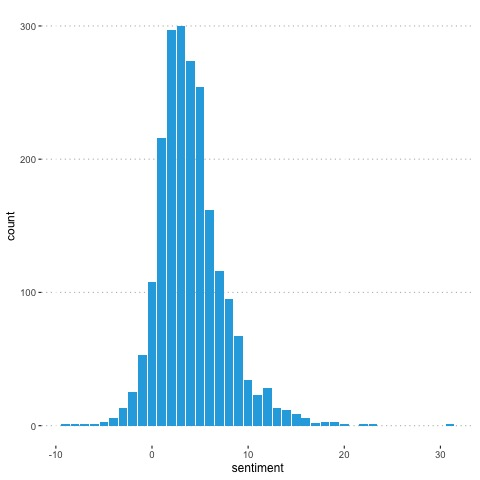

Here is the R script that generated this plot:
library(ggplot2)
library(tidytext)
library(wordcloud)
library(tidyverse)
library(tm)
library(syuzhet)
library(ggpubr)

data <- read.csv("rest1.csv")
h <- tibble(text = str_to_lower(data$text))

h <- filter(h, !grepl(pattern = "\\b(clean|cleanliness|unclean|cleaning|dirty|rat|rats|ant|toilet|wash|washing|ants|spotless|immaculate|dirt|rats|
covid|covid-19|soiled|diaper|disease|germ|germs|flies|soap|spotless|vermine|hygiene|hygienic|pest|pests|clutter|cluttered|puddle|wipe|sweep|broom|rubbish|trash|pests|splatter|tidy|
untidy|spotless|dusty|dust|immaculate|contaminated|dust|filth|filthy|stain|stained|grimy|grime|puddle|wipe|wiping|septic|antiseptic|sanitation|washed|well-kept|
sanitary|virus|viruses|coronavirus|aseptic|mopped|neatly)\\b", text))
h$text

corpus <- VCorpus(VectorSource(h$text))
corpus <- tm_map(corpus, content_transformer(tolower))
corpus <- tm_map(corpus, removeNumbers)
corpus <- tm_map(corpus, removePunctuation)
corpus <- tm_map(corpus, removeWords, stopwords())
corpus <- tm_map(corpus, stripWhitespace)

#transform to dtm
dtm <- DocumentTermMatrix(corpus)
dtm <- as.matrix(dtm)
w <- rowSums(dtm)
w <- subset(w, w >= 25)

#adding sentiment
sentiment_data <- iconv(h$text)
sentiment <- get_sentiment(sentiment_data, method = "bing")
sentiment <- as.data.frame(sentiment)


s_plot <- ggplot(sentiment, aes(sentiment)) +
  geom_bar(fill = "#29abe2") +
  theme_pubclean()

print(s_plot)

dev.copy(jpeg,filename="focal_non_hygenie.jpg");
dev.off ();

#mean score of non hygenie reviews
s_m <- mean(sentiment$sentiment)
print(s_m)